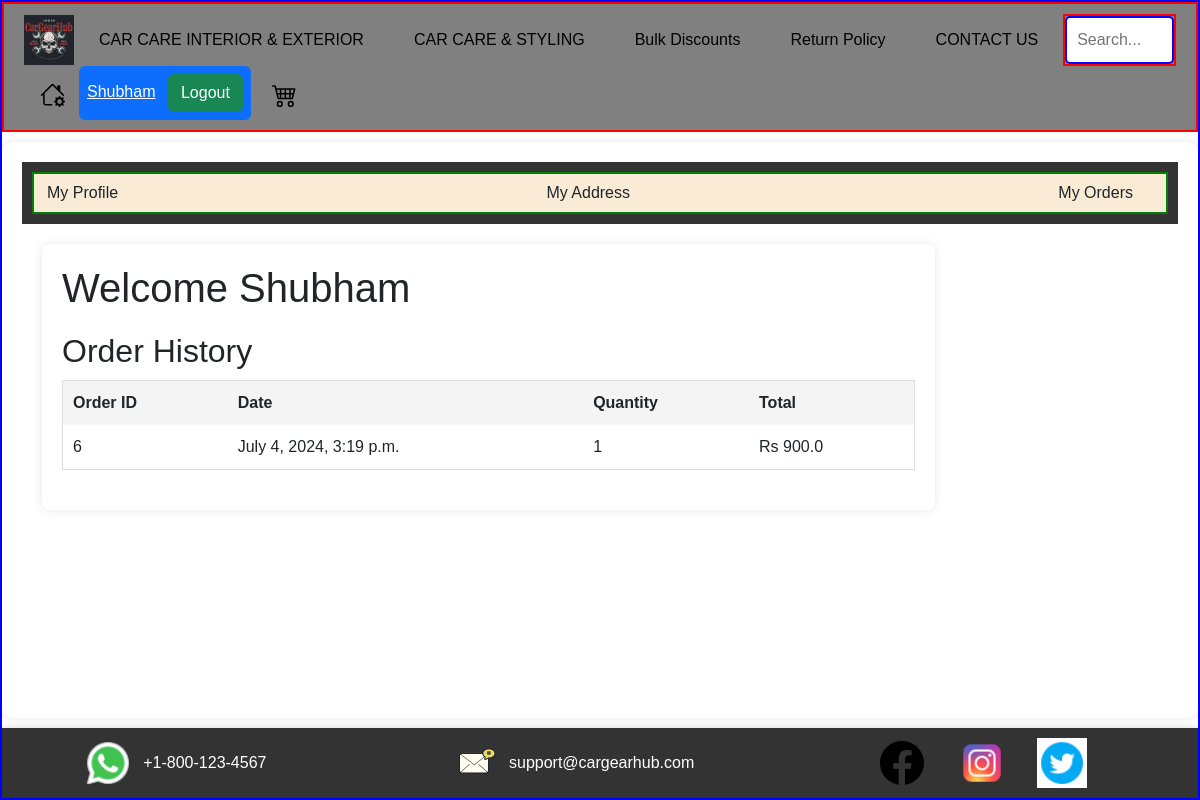
The app's page /customer/orderhistory/ (signed in) with its own data.
### Customers/models.py (models this page shows, shortened)
class Customer_data(models.Model):
    customer_id=models.AutoField(primary_key=True, unique=True)
    customer_name=models.CharField(max_length=100)
    customer_email=models.EmailField(max_length=100)
    customer_password=models.CharField(max_length=20)
    customer_gender=models.CharField(max_length=10)
    customer_role=models.CharField(max_length=20)
    customer_phone=models.CharField(max_length=10)
    customer_address = models.TextField(null=True)

class Order(models.Model):
    customer=models.ForeignKey(Customer_data, on_delete=models.CASCADE)
    product=models.ForeignKey(seller_models.Product_data, on_delete=models.CASCADE)
    quantity=models.PositiveIntegerField(default=1)
    order_date=models.DateTimeField(auto_now_add=True)

### Seller/models.py (models this page shows, shortened)
class Product_data(models.Model):
    product_id=models.AutoField(primary_key=True, unique=True)
    product_category=models.CharField(max_length=20)
    product_name= models.CharField(max_length=100)
    product_description=models.CharField(max_length=200)
    product_price=models.FloatField()
    product_image=models.ImageField(upload_to='product_image/',null=True,blank=True)

### Customers/views.py (the view)
# urls.py: path('orderhistory/', views.orderhistory , name='order'),
def orderhistory(request):
    if not(request.session.get('customer_id')):
        return redirect('login')
    order_products = models.Order.objects.filter(customer_id = request.session.get('customer_id'))
    data = {
        'order_products' : order_products
    }
    return render(request, "Customers/orderhistory.html",context=data)

### Customers/templates/Customers/orderhistory.html (shortened to what this page needs)
<!DOCTYPE html>
{% load static %}
<html lang="en">
<head>
    <link href="https://cdn.jsdelivr.net/npm/bootstrap@5.3.3/dist/css/bootstrap.min.css" rel="stylesheet"
>
    <link rel="stylesheet" href="{% static 'css/customer/orderhistory.css' %}">
<body>
  {% include 'navbar.html' %}
    <div class="container-customer">
		<header>
			<nav>
				<ul>
					<li><a href="{% url 'Customers:customer_page' %}" class="btn">My Profile</a></li>
					<li><a href="{% url 'Customers:address' %}" class="btn">My Address</a></li>
					<li><a href="{%  url 'Customers:order' %}" class="btn">My Orders</a></li>
				</ul>
			</nav>
		</header>
		<main>
            {% for product in order_products %}
            <div class="profile-container">
                <h1>Welcome {{product.customer.customer_name}}</h1>
                <div class="order-history">
                    <h2>Order History</h2>
                    <table>
                        <thead>
                            <tr>
                                <th>Order ID</th>
                                <th>Date</th>
                                <th>Quantity</th>
                                <th>Total</th>
                            </tr>
                        </thead>
                        <tbody>
                            <tr>
                                <td>{{product.id}}</td>
                                <td>{{product.order_date}}</td>
                                <td>{{product.quantity}}</td>
                                <td>Rs {{product.product.product_price}}</td>
                            </tr>
                        </tbody>
                    </table>
                </div>
            </div>
            {% endfor %}
		</main>
	</div>
    {% include 'footer.html' %}
</body>

### templates/navbar.html (shortened to what this page needs)
<!doctype html>
{% load static %}
<html lang="en">
  <head>
    <link href="https://cdn.jsdelivr.net/npm/bootstrap@5.3.3/dist/css/bootstrap.min.css" rel="stylesheet">
    <link rel="stylesheet" href="{% static 'css/owl.carousel.min.css' %}">
    <link rel="stylesheet" href="{% static 'css/all.min.css' %}">
    <link rel="stylesheet" href="{% static 'css/navbar.css' %}">
  </head>
  <body>
    <nav class="navbar">
        <img src="{% static 'images/banner/brandlogo1.png' %}" alt="Brand Logo" class="brand-logo">
        <ul class="nav-menu">
            <li class="nav-item">
                <a href="#">CAR CARE INTERIOR & EXTERIOR</a>
            </li>
            <li class="nav-item">
                <a href="#">CAR CARE & STYLING</a>
            </li>
            <li class="nav-item">
                <a href="{% url 'bulkdiscount' %}">Bulk Discounts</a>
            </li>
            <li class="nav-item"><a href="{% url 'returnpolicy' %}">Return Policy</a></li>
            <li class="nav-item">
                <a href="{% url 'contactus' %}">CONTACT US</a>
            </li>
        </ul>
        <div class="search-bar">
            <input type="text" placeholder="Search...">
        </div>
        <div class="nav-icons">
            <button class="icon-button" onclick="location.href='{% url 'home' %}'">
            </button>
            {% if request.session.customer_id or request.session.admin_id %}
            <div class = "ms-2 bg-primary p-2 rounded">
                {% if request.session.customer_id %}
                <a class="text-white"  href="{% url 'Customers:customer_page' %}">{{request.session.customer_name}}</a>
                {% elif request.session.admin_id %}
                <a class="text-white" href="{% url 'Seller:admin_dashboard' %}">{{request.session.admin_name}}</a>
                {% endif %}
              <a class="btn btn-success ms-2" href="{% url 'logout' %}">Logout</a>
            </div>
              {% else %}
              <a type="button" class="btn btn-success" href="{% url 'signup' %}" style="margin-left: 30px;" >SignUp</a>
             <a type="button" class="btn btn-dark" href="{% url 'login' %}" style="margin-left: 30px;">login</a>
              {% endif %}
            <button class="icon-button"onclick="location.href='#'" style="margin-left: 15px;">
            </button>
        </div>
    </nav>
  </body>
</html>

### Customers/static/css/customer/orderhistory.css (style rules this page uses)
body { font-family: Arial, sans-serif; margin: 0; padding: 0; background-image: url('background.jpg'); background-size: cover; background-position: center; height: 100vh; }
.container-customer { width: 100%; height: 100%; margin: 10px auto; padding: 20px; background-color: #fff; border-radius: 10px; box-shadow: 0 0 10px rgba(0, 0, 0, 0.1); }
header { background-color: #333; color: #fff; padding: 10px; text-align: center; }
.container-customer nav ul { list-style: none; margin: 0; padding: 0; display: flex; justify-content: space-between; border: 2px solid green; color:blueviolet; background-color: antiquewhite; }
nav li { margin-right: 20px; }
.btn { background-color: #4CAF50; color: #fff; border: none; padding: 10px 20px; font-size: 16px; cursor: pointer; }
main { padding: 20px; }
h1 { font-size: 24px; margin-bottom: 10px; color:#333 }
.profile-container { width: 80%; max-width: 900px; background-color: #fff; padding: 20px; box-shadow: 0 0 10px rgba(0, 0, 0, 0.1); border-radius: 8px; }
.order-history { margin-top: 20px; }
.order-history h2 { margin-bottom: 10px; }
table { width: 100%; border-collapse: collapse; margin-bottom: 20px; }
table, th, td { border: 1px solid #ddd; }
th, td { padding: 10px; text-align: left; }
th { background-color: #f4f4f4; }

### static/css/navbar.css (style rules this page uses)
body { margin: 0; font-family: Arial, sans-serif; }
.navbar { display: flex; align-items: center; justify-content: space-between; background-color: grey; padding: 10px 20px; color:#5D0E41; border: 2px solid red; width:100%; }
.brand-logo { height: 50px; }
.nav-menu { list-style: none; display: flex; margin: 0; padding: 0; }
.nav-item { position: relative; margin: 0 15px; }
.nav-item a { color: black; text-decoration: none; font-size: 16px; padding: 10px; }
.search-bar { flex-grow: 1; display: flex; justify-content: center; border:2px solid red; width:100px; }
.search-bar input { width: 100%; max-width: 400px; padding: 10px; border-radius: 5px; border: none; font-size: 16px; border: 2px solid blue }
.nav-icons { display: flex; align-items: center; }
.icon-button { background-color: transparent; border: none; margin-left: 10px; cursor: pointer; font-size: 20px; color: black; }

### static/css/footer.css (style rules this page uses)
body { width: 100%; min-height: 100vh; display:flex; flex-direction: column; border: 2px solid blue; }

### records on screen
Customer_data: session.customer_name "Shubham"
Order: customer.customer_name "Shubham", id "6", order_date "July 4, 2024, 3:19 p.m.", quantity "1", product.product_price "900.0"
